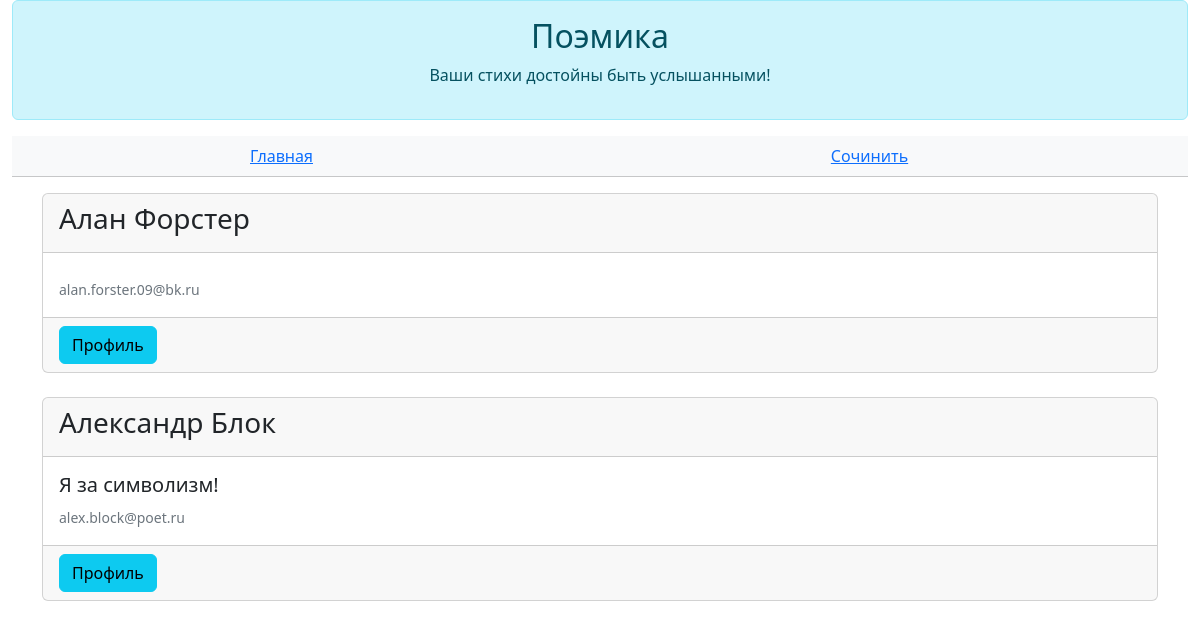
Page /authors on the earlier database version.
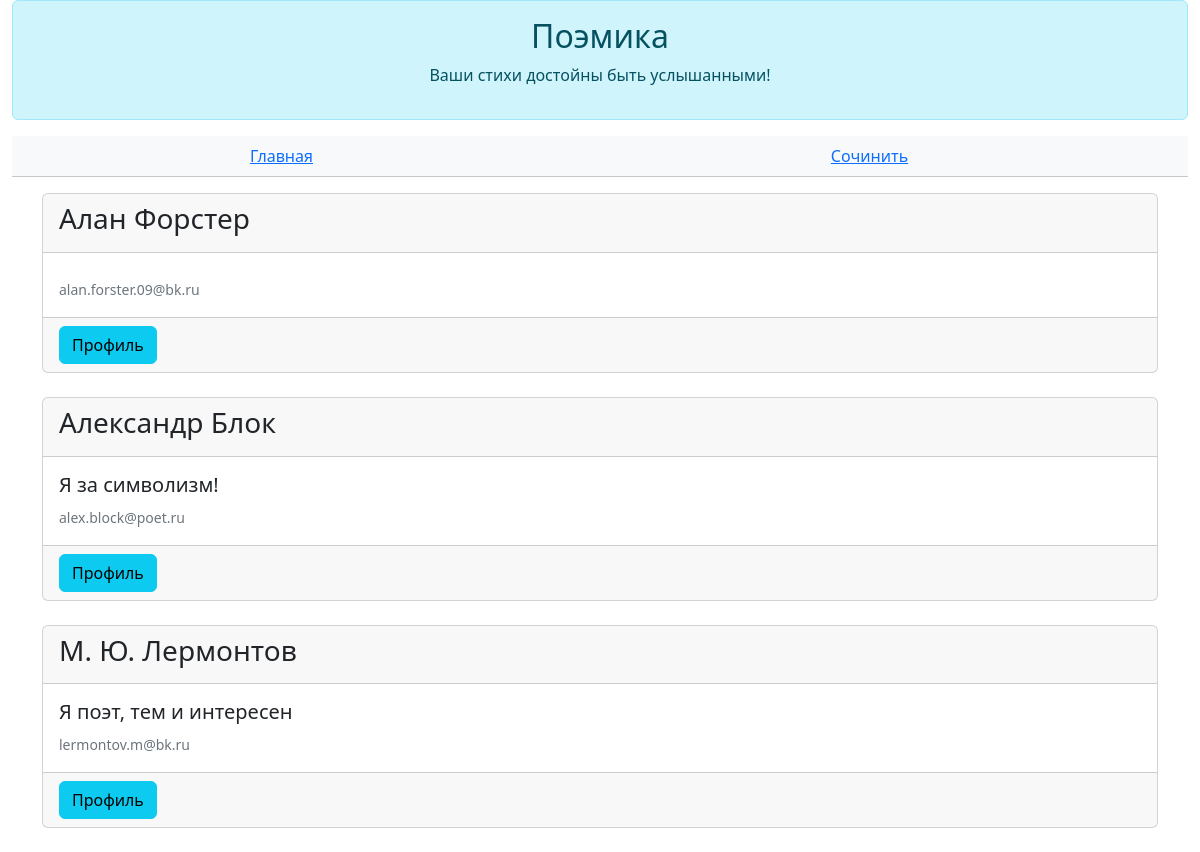
Same page on the later database version.
### data/all_models.py (models this page shows)
class User(SqlAlchemyBase, UserMixin, SerializerMixin):
    __tablename__ = "users"
    id = sqlalchemy.Column(sqlalchemy.Integer, primary_key=True, autoincrement=True)
    login = sqlalchemy.Column(sqlalchemy.String)
    name = sqlalchemy.Column(sqlalchemy.String, default="Неизвестный")
    email = sqlalchemy.Column(sqlalchemy.String, unique=True)
    description = sqlalchemy.Column(sqlalchemy.Text, default="Я поэт, тем и интересен")
    hashed_password = sqlalchemy.Column(sqlalchemy.String)
    poems = orm.relationship("Poem", back_populates="author")

### main.py (the view)
@app.route("/authors")
def authors():
    users = db.query(User).order_by(User.login).all()
    return flask.render_template("authors.html", users=users)

### templates/authors.html
{% extends 'base.html' %}
{% block _header %}
    <table class="table table-light text-center">
        <tbody>
            <tr>
                <td>
                    <a href="/">Главная</a>
                </td>
                <td>
                    <a href="/poem/create">Сочинить</a>
                </td>
            </tr>
        </tbody>
    </table>
{% endblock %}
{% block _body %}
    {% for user in users %}
        <div class="card">
            <div class="card-header">
                <h3>{{user.login}}</h3>
            </div>
            <div class="card-body">
                <h5 class="card-text">{{user.description}}</h5>
                <small class="card-title"><span class="text-secondary">{{user.email}}</span></small>
            </div>
            <div class="card-footer">
                <button class="btn btn-info" onclick="location.href='/authors/{{user.id}}'">Профиль</button>
            </div>
        </div>
        <br/>
    {% endfor %}
{% endblock %}

### templates/base.html (shortened to what this page needs)
<!doctype html>
<html lang="en">
  <head>
    <link href="https://cdn.jsdelivr.net/npm/bootstrap@5.3.3/dist/css/bootstrap.min.css" rel="stylesheet">
  </head>
  <body>
    <div class="container-fluid">
        <div class="alert alert-info" role="alert">
            <h2 class="text-center">Поэмика</h2>
            <p class="text-center">Ваши стихи достойны быть услышанными!</p>
        </div>
        {% block _header %}
        {% endblock %}
    </div>
    <div class="container">
      {% block _body %}{% endblock %}
    </div>
  </body>
</html>

Differences in the rows shown:
added User: login "М. Ю. Лермонтов", description "Я поэт, тем и интересен", email "lermontov.m@bk.ru"
